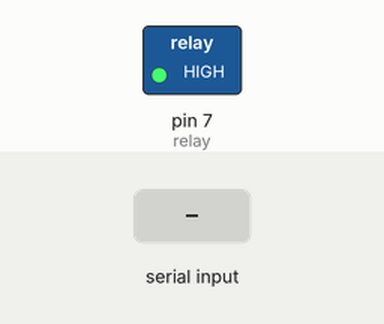
This sketch was run on a simulated Arduino Uno, built with avr-gcc and run on an emulated ATmega328P. On the bench: switched loads named in the sketch (green lamp = pin HIGH). The inputs (shaded band) are chosen by the test bench.

Above: at 1.2 s.
1.3 s: "1" received over the second serial link
At 2.0 s:
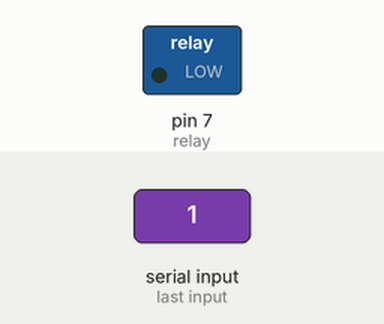
Timing chart, 0 to 7.8 s (numbered marks = the images above; inputs shaded):
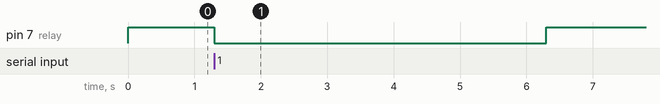

The sketch:

sketch_jun23_2023.ino
```cpp
#include <SoftwareSerial.h>
SoftwareSerial BTserial(3, 2); // rx-tx

int relay = 7;
char c = 0; // kontainer
bool isDelayActive = false; // penanda apakah relay sedang dalam proses penundaan
unsigned long delayStartMillis = 0; // waktu mulai penundaan
unsigned long delayDuration = 5000; // durasi penundaan dalam milidetik (5 detik)
unsigned long ignoreStartMillis = 0; // waktu mulai mengabaikan sinyal
unsigned long ignoreDuration = 2000; // durasi pengabaian sinyal dalam milidetik (2 detik)

void setup() {
  BTserial.begin(9600);
  pinMode(relay, OUTPUT);
  digitalWrite(relay, HIGH);
}

void loop() {
  if (BTserial.available()) { // kode Bluetooth
    c = BTserial.read();
    Serial.write(c);

    if (c == '1' && !isDelayActive && !isIgnoringSignal()) { // jika nilai kontainer adalah 1 dan tidak ada penundaan aktif atau sedang mengabaikan sinyal
      isDelayActive = true; // tandai penundaan aktif
      delayStartMillis = millis(); // catat waktu mulai penundaan
      digitalWrite(relay, LOW);
    }
  }

  if (isDelayActive) { // cek apakah ada penundaan aktif
    unsigned long currentMillis = millis(); // mendapatkan waktu sekarang
    if (currentMillis - delayStartMillis >= delayDuration) { // cek jika waktu penundaan telah berlalu
      isDelayActive = false; // tandai penundaan selesai
      ignoreStartMillis = currentMillis; // catat waktu mulai mengabaikan sinyal
      digitalWrite(relay, HIGH);
    }
  }

  if (isIgnoringSignal()) { // cek apakah sedang mengabaikan sinyal
    unsigned long currentMillis = millis(); // mendapatkan waktu sekarang
    if (currentMillis - ignoreStartMillis >= ignoreDuration) { // cek jika waktu pengabaian sinyal telah berlalu
      clearIgnoreSignal(); // selesai mengabaikan sinyal
    }
  }
}

bool isIgnoringSignal() {
  return (ignoreStartMillis > 0); // cek apakah sedang dalam proses mengabaikan sinyal
}

void clearIgnoreSignal() {
  ignoreStartMillis = 0; // menghentikan proses mengabaikan sinyal
}
```

Measured:
- after the input at 1.3 s, pin 7 (relay): HIGH → LOW at once, → HIGH 5.0 s later
